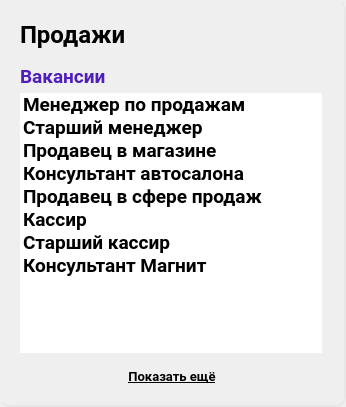
          <widget class="QFrame" name="cluster">
           <property name="minimumSize">
            <size>
             <width>346</width>
             <height>407</height>
            </size>
           </property>
           <property name="maximumSize">
            <size>
             <width>346</width>
             <height>407</height>
            </size>
           </property>
           <property name="styleSheet">
            <string notr="true">QFrame {
	border-right: 2px solid #E7E7E7;
	border-bottom: 2px solid #E7E7E7;
	border-radius: 10px;
}</string>
           </property>
           <layout class="QVBoxLayout" name="verticalLayout_2">
            <property name="spacing">
             <number>15</number>
            </property>
            <property name="leftMargin">
             <number>20</number>
            </property>
            <property name="topMargin">
             <number>20</number>
            </property>
            <property name="rightMargin">
             <number>20</number>
            </property>
            <property name="bottomMargin">
             <number>20</number>
            </property>
            <item>
             <layout class="QHBoxLayout" name="clusterButtons">
              <item>
               <widget class="QLabel" name="clusterName">
                <property name="minimumSize">
                 <size>
                  <width>248</width>
                  <height>0</height>
                 </size>
                </property>
                <property name="palette">
                 <palette>
                  <active>
                   <colorrole role="WindowText">
                    <brush brushstyle="SolidPattern">
                     <color alpha="255">
                      <red>1</red>
                      <green>1</green>
                      <blue>1</blue>
                     </color>
                    </brush>
                   </colorrole>
                   <colorrole role="Button">
                    <brush brushstyle="SolidPattern">
                     <color alpha="255">
                      <red>255</red>
                      <green>255</green>
                      <blue>255</blue>
                     </color>
                    </brush>
                   </colorrole>
                   <colorrole role="Base">
                    <brush brushstyle="SolidPattern">
                     <color alpha="255">
                      <red>255</red>
                      <green>255</green>
                      <blue>255</blue>
                     </color>
                    </brush>
                   </colorrole>
                   <colorrole role="Window">
                    <brush brushstyle="SolidPattern">
                     <color alpha="255">
                      <red>255</red>
                      <green>255</green>
                      <blue>255</blue>
                     </color>
                    </brush>
                   </colorrole>
                  </active>
                  <inactive>
                   <colorrole role="WindowText">
                    <brush brushstyle="SolidPattern">
                     <color alpha="255">
                      <red>1</red>
                      <green>1</green>
                      <blue>1</blue>
                     </color>
                    </brush>
                   </colorrole>
                   <colorrole role="Button">
                    <brush brushstyle="SolidPattern">
                     <color alpha="255">
                      <red>255</red>
                      <green>255</green>
                      <blue>255</blue>
                     </color>
                    </brush>
                   </colorrole>
                   <colorrole role="Base">
                    <brush brushstyle="SolidPattern">
                     <color alpha="255">
                      <red>255</red>
                      <green>255</green>
                      <blue>255</blue>
                     </color>
                    </brush>
                   </colorrole>
                   <colorrole role="Window">
                    <brush brushstyle="SolidPattern">
                     <color alpha="255">
                      <red>255</red>
                      <green>255</green>
                      <blue>255</blue>
                     </color>
                    </brush>
                   </colorrole>
                  </inactive>
                  <disabled>
                   <colorrole role="WindowText">
                    <brush brushstyle="SolidPattern">
                     <color alpha="255">
                      <red>120</red>
                      <green>120</green>
                      <blue>120</blue>
                     </color>
                    </brush>
                   </colorrole>
                   <colorrole role="Button">
                    <brush brushstyle="SolidPattern">
                     <color alpha="255">
                      <red>255</red>
                      <green>255</green>
                      <blue>255</blue>
                     </color>
                    </brush>
                   </colorrole>
                   <colorrole role="Base">
                    <brush brushstyle="SolidPattern">
                     <color alpha="255">
                      <red>255</red>
                      <green>255</green>
                      <blue>255</blue>
                     </color>
                    </brush>
                   </colorrole>
                   <colorrole role="Window">
                    <brush brushstyle="SolidPattern">
                     <color alpha="255">
                      <red>255</red>
                      <green>255</green>
                      <blue>255</blue>
                     </color>
                    </brush>
                   </colorrole>
                  </disabled>
                 </palette>
                </property>
                <property name="font">
                 <font>
                  <family>Roboto</family>
                  <pointsize>18</pointsize>
                  <weight>75</weight>
                  <italic>false</italic>
                  <bold>true</bold>
                  <kerning>true</kerning>
                 </font>
                </property>
                <property name="styleSheet">
                 <string notr="true">border: none;</string>
                </property>
                <property name="text">
                 <string>Продажи</string>
                </property>
               </widget>
              </item>
              <item>
               <layout class="QHBoxLayout" name="buttons">
                <property name="spacing">
                 <number>10</number>
                </property>
                <item>
                 <widget class="QPushButton" name="pushButtonRedact">
                  <property name="minimumSize">
                   <size>
                    <width>24</width>
                    <height>24</height>
                   </size>
                  </property>
                  <property name="maximumSize">
                   <size>
                    <width>24</width>
                    <height>24</height>
                   </size>
                  </property>
                  <property name="styleSheet">
                   <string notr="true">QAbstractButton {
	border: none;
	image: url(:/Icons/Icons And Logo/Edit_grey.png);
}

QAbstractButton:hover {
	image: url(:/Icons/Icons And Logo/Edit_purple.png);
}</string>
                  </property>
                  <property name="text">
                   <string/>
                  </property>
                  <property name="iconSize">
                   <size>
                    <width>24</width>
                    <height>24</height>
                   </size>
                  </property>
                  <property name="shortcut">
                   <string/>
                  </property>
                 </widget>
                </item>
                <item>
                 <widget class="QPushButton" name="pushButtonDelete">
                  <property name="minimumSize">
                   <size>
                    <width>24</width>
                    <height>24</height>
                   </size>
                  </property>
                  <property name="maximumSize">
                   <size>
                    <width>24</width>
                    <height>24</height>
                   </size>
                  </property>
                  <property name="styleSheet">
                   <string notr="true">QAbstractButton {
	border: none;
	image: url(:/Icons/Icons And Logo/Trash_grey.png);
}

QAbstractButton:hover {
	image: url(:/Icons/Icons And Logo/Trash_purple.png);
}</string>
                  </property>
                  <property name="text">
                   <string/>
                  </property>
                  <property name="iconSize">
                   <size>
                    <width>24</width>
                    <height>24</height>
                   </size>
                  </property>
                  <property name="shortcut">
                   <string/>
                  </property>
                 </widget>
                </item>
               </layout>
              </item>
             </layout>
            </item>
            <item>
             <layout class="QVBoxLayout" name="verticalLayout">
              <property name="spacing">
               <number>5</number>
              </property>
              <item>
               <widget class="QLabel" name="vacancy">
                <property name="palette">
                 <palette>
                  <active>
                   <colorrole role="WindowText">
                    <brush brushstyle="SolidPattern">
                     <color alpha="255">
                      <red>80</red>
                      <green>30</green>
                      <blue>188</blue>
                     </color>
                    </brush>
                   </colorrole>
                   <colorrole role="Button">
                    <brush brushstyle="SolidPattern">
                     <color alpha="255">
                      <red>255</red>
                      <green>255</green>
                      <blue>255</blue>
                     </color>
                    </brush>
                   </colorrole>
                   <colorrole role="Text">
                    <brush brushstyle="SolidPattern">
                     <color alpha="255">
                      <red>80</red>
                      <green>30</green>
                      <blue>188</blue>
                     </color>
                    </brush>
                   </colorrole>
                   <colorrole role="Base">
                    <brush brushstyle="SolidPattern">
                     <color alpha="255">
                      <red>255</red>
                      <green>255</green>
                      <blue>255</blue>
                     </color>
                    </brush>
                   </colorrole>
                   <colorrole role="Window">
                    <brush brushstyle="SolidPattern">
                     <color alpha="255">
                      <red>255</red>
                      <green>255</green>
                      <blue>255</blue>
                     </color>
                    </brush>
                   </colorrole>
                  </active>
                  <inactive>
                   <colorrole role="WindowText">
                    <brush brushstyle="SolidPattern">
                     <color alpha="255">
                      <red>80</red>
                      <green>30</green>
                      <blue>188</blue>
                     </color>
                    </brush>
                   </colorrole>
                   <colorrole role="Button">
                    <brush brushstyle="SolidPattern">
                     <color alpha="255">
                      <red>255</red>
                      <green>255</green>
                      <blue>255</blue>
                     </color>
                    </brush>
                   </colorrole>
                   <colorrole role="Text">
                    <brush brushstyle="SolidPattern">
                     <color alpha="255">
                      <red>80</red>
                      <green>30</green>
                      <blue>188</blue>
                     </color>
                    </brush>
                   </colorrole>
                   <colorrole role="Base">
                    <brush brushstyle="SolidPattern">
                     <color alpha="255">
                      <red>255</red>
                      <green>255</green>
                      <blue>255</blue>
                     </color>
                    </brush>
                   </colorrole>
                   <colorrole role="Window">
                    <brush brushstyle="SolidPattern">
                     <color alpha="255">
                      <red>255</red>
                      <green>255</green>
                      <blue>255</blue>
                     </color>
                    </brush>
                   </colorrole>
                  </inactive>
                  <disabled>
                   <colorrole role="WindowText">
                    <brush brushstyle="SolidPattern">
                     <color alpha="255">
                      <red>120</red>
                      <green>120</green>
                      <blue>120</blue>
                     </color>
                    </brush>
                   </colorrole>
                   <colorrole role="Button">
                    <brush brushstyle="SolidPattern">
                     <color alpha="255">
                      <red>255</red>
                      <green>255</green>
                      <blue>255</blue>
                     </color>
                    </brush>
                   </colorrole>
                   <colorrole role="Text">
                    <brush brushstyle="SolidPattern">
                     <color alpha="255">
                      <red>120</red>
                      <green>120</green>
                      <blue>120</blue>
                     </color>
                    </brush>
                   </colorrole>
                   <colorrole role="Base">
                    <brush brushstyle="SolidPattern">
                     <color alpha="255">
                      <red>255</red>
                      <green>255</green>
                      <blue>255</blue>
                     </color>
                    </brush>
                   </colorrole>
                   <colorrole role="Window">
                    <brush brushstyle="SolidPattern">
                     <color alpha="255">
                      <red>255</red>
                      <green>255</green>
                      <blue>255</blue>
                     </color>
                    </brush>
                   </colorrole>
                  </disabled>
                 </palette>
                </property>
                <property name="font">
                 <font>
                  <family>Roboto</family>
                  <pointsize>14</pointsize>
                  <weight>75</weight>
                  <bold>true</bold>
                 </font>
                </property>
                <property name="styleSheet">
                 <string notr="true">border: none;</string>
                </property>
                <property name="text">
                 <string>Вакансии</string>
                </property>
               </widget>
              </item>
              <item>
               <widget class="QListWidget" name="listWidget">
                <property name="minimumSize">
                 <size>
                  <width>302</width>
                  <height>260</height>
                 </size>
                </property>
                <property name="maximumSize">
                 <size>
                  <width>302</width>
                  <height>260</height>
                 </size>
                </property>
                <property name="palette">
                 <palette>
                  <active>
                   <colorrole role="Button">
                    <brush brushstyle="SolidPattern">
                     <color alpha="255">
                      <red>255</red>
                      <green>255</green>
                      <blue>255</blue>
                     </color>
                    </brush>
                   </colorrole>
                   <colorrole role="Base">
                    <brush brushstyle="SolidPattern">
                     <color alpha="255">
                      <red>255</red>
                      <green>255</green>
                      <blue>255</blue>
                     </color>
                    </brush>
                   </colorrole>
                   <colorrole role="Window">
                    <brush brushstyle="SolidPattern">
                     <color alpha="255">
                      <red>255</red>
                      <green>255</green>
                      <blue>255</blue>
                     </color>
                    </brush>
                   </colorrole>
                  </active>
                  <inactive>
                   <colorrole role="Button">
                    <brush brushstyle="SolidPattern">
                     <color alpha="255">
                      <red>255</red>
                      <green>255</green>
                      <blue>255</blue>
                     </color>
                    </brush>
                   </colorrole>
                   <colorrole role="Base">
                    <brush brushstyle="SolidPattern">
                     <color alpha="255">
                      <red>255</red>
                      <green>255</green>
                      <blue>255</blue>
                     </color>
                    </brush>
                   </colorrole>
                   <colorrole role="Window">
                    <brush brushstyle="SolidPattern">
                     <color alpha="255">
                      <red>255</red>
                      <green>255</green>
                      <blue>255</blue>
                     </color>
                    </brush>
                   </colorrole>
                  </inactive>
                  <disabled>
                   <colorrole role="Button">
                    <brush brushstyle="SolidPattern">
                     <color alpha="255">
                      <red>255</red>
                      <green>255</green>
                      <blue>255</blue>
                     </color>
                    </brush>
                   </colorrole>
                   <colorrole role="Base">
                    <brush brushstyle="SolidPattern">
                     <color alpha="255">
                      <red>255</red>
                      <green>255</green>
                      <blue>255</blue>
                     </color>
                    </brush>
                   </colorrole>
                   <colorrole role="Window">
                    <brush brushstyle="SolidPattern">
                     <color alpha="255">
                      <red>255</red>
                      <green>255</green>
                      <blue>255</blue>
                     </color>
                    </brush>
                   </colorrole>
                  </disabled>
                 </palette>
                </property>
                <property name="font">
                 <font>
                  <family>Roboto</family>
                  <pointsize>14</pointsize>
                  <weight>75</weight>
                  <bold>true</bold>
                 </font>
                </property>
                <property name="styleSheet">
                 <string notr="true">QWidget {
	border: none;
}

QScrollBar:vertical {
	border: none;
    background: #E7E7E7;
    width: 14px;
    margin: 15px 0 15px 0;
	border-radius: 0px;
 }

QScrollBar::handle:vertical {	
	background-color: #5B5B5B;
	min-height: 30px;
	border-radius: 7px;
}

QScrollBar::handle:vertical:hover{	
	background-color: #501EBC;
}

QScrollBar::sub-line:vertical {
	border: none;
	background-color: #5B5B5B;
	height: 15px;
	border-top-left-radius: 7px;
	border-top-right-radius: 7px;
	border-bottom-left-radius: 3px;
	border-bottom-right-radius: 3px;
	subcontrol-position: top;
	subcontrol-origin: margin;
}

QScrollBar::sub-line:vertical:hover {	
	background-color: #501EBC;
}

QScrollBar::add-line:vertical {
	border: none;
	background-color: #5B5B5B;
	height: 15px;
	border-top-left-radius: 3px;
	border-top-right-radius: 3px;
	border-bottom-left-radius: 7px;
	border-bottom-right-radius: 7px;
	subcontrol-position: bottom;
	subcontrol-origin: margin;
}

QScrollBar::add-line:vertical:hover {	
	background-color: #501EBC;
}

QScrollBar::up-arrow:vertical, QScrollBar::down-arrow:vertical {
	background: none;
}

QScrollBar::add-page:vertical, QScrollBar::sub-page:vertical {
	background: none;
}</string>
                </property>
                <property name="editTriggers">
                 <set>QAbstractItemView::NoEditTriggers</set>
                </property>
                <property name="showDropIndicator" stdset="0">
                 <bool>false</bool>
                </property>
                <property name="selectionMode">
                 <enum>QAbstractItemView::NoSelection</enum>
                </property>
                <property name="selectionBehavior">
                 <enum>QAbstractItemView::SelectItems</enum>
                </property>
                <property name="layoutMode">
                 <enum>QListView::SinglePass</enum>
                </property>
                <property name="spacing">
                 <number>4</number>
                </property>
                <item>
                 <property name="text">
                  <string>Менеджер по продажам</string>
                 </property>
                </item>
                <item>
                 <property name="text">
                  <string>Старший менеджер</string>
                 </property>
                </item>
                <item>
                 <property name="text">
                  <string>Продавец в магазине</string>
                 </property>
                </item>
                <item>
                 <property name="text">
                  <string>Консультант автосалона</string>
                 </property>
                </item>
                <item>
                 <property name="text">
                  <string>Продавец в сфере продаж</string>
                 </property>
                </item>
                <item>
                 <property name="text">
                  <string>Кассир</string>
                 </property>
                </item>
                <item>
                 <property name="text">
                  <string>Старший кассир</string>
                 </property>
                </item>
                <item>
                 <property name="text">
                  <string>Консультант Магнит</string>
                 </property>
                </item>
               </widget>
              </item>
             </layout>
            </item>
            <item alignment="Qt::AlignHCenter">
             <widget class="QPushButton" name="pushButtonMore">
              <property name="sizePolicy">
               <sizepolicy hsizetype="Fixed" vsizetype="Fixed">
                <horstretch>0</horstretch>
                <verstretch>0</verstretch>
               </sizepolicy>
              </property>
              <property name="minimumSize">
               <size>
                <width>0</width>
                <height>0</height>
               </size>
              </property>
              <property name="palette">
               <palette>
                <active>
                 <colorrole role="WindowText">
                  <brush brushstyle="SolidPattern">
                   <color alpha="255">
                    <red>1</red>
                    <green>1</green>
                    <blue>1</blue>
                   </color>
                  </brush>
                 </colorrole>
                 <colorrole role="Button">
                  <brush brushstyle="SolidPattern">
                   <color alpha="255">
                    <red>255</red>
                    <green>255</green>
                    <blue>255</blue>
                   </color>
                  </brush>
                 </colorrole>
                 <colorrole role="Text">
                  <brush brushstyle="SolidPattern">
                   <color alpha="255">
                    <red>1</red>
                    <green>1</green>
                    <blue>1</blue>
                   </color>
                  </brush>
                 </colorrole>
                 <colorrole role="ButtonText">
                  <brush brushstyle="SolidPattern">
                   <color alpha="255">
                    <red>1</red>
                    <green>1</green>
                    <blue>1</blue>
                   </color>
                  </brush>
                 </colorrole>
                 <colorrole role="Base">
                  <brush brushstyle="SolidPattern">
                   <color alpha="255">
                    <red>255</red>
                    <green>255</green>
                    <blue>255</blue>
                   </color>
                  </brush>
                 </colorrole>
                 <colorrole role="Window">
                  <brush brushstyle="SolidPattern">
                   <color alpha="255">
                    <red>255</red>
                    <green>255</green>
                    <blue>255</blue>
                   </color>
                  </brush>
                 </colorrole>
                </active>
                <inactive>
                 <colorrole role="WindowText">
                  <brush brushstyle="SolidPattern">
                   <color alpha="255">
                    <red>1</red>
                    <green>1</green>
                    <blue>1</blue>
                   </color>
                  </brush>
                 </colorrole>
                 <colorrole role="Button">
                  <brush brushstyle="SolidPattern">
                   <color alpha="255">
                    <red>255</red>
                    <green>255</green>
                    <blue>255</blue>
                   </color>
                  </brush>
                 </colorrole>
                 <colorrole role="Text">
                  <brush brushstyle="SolidPattern">
                   <color alpha="255">
                    <red>1</red>
                    <green>1</green>
                    <blue>1</blue>
                   </color>
                  </brush>
                 </colorrole>
                 <colorrole role="ButtonText">
                  <brush brushstyle="SolidPattern">
                   <color alpha="255">
                    <red>1</red>
                    <green>1</green>
                    <blue>1</blue>
                   </color>
                  </brush>
                 </colorrole>
                 <colorrole role="Base">
                  <brush brushstyle="SolidPattern">
                   <color alpha="255">
                    <red>255</red>
                    <green>255</green>
                    <blue>255</blue>
                   </color>
                  </brush>
                 </colorrole>
                 <colorrole role="Window">
                  <brush brushstyle="SolidPattern">
                   <color alpha="255">
                    <red>255</red>
                    <green>255</green>
                    <blue>255</blue>
                   </color>
                  </brush>
                 </colorrole>
                </inactive>
                <disabled>
                 <colorrole role="WindowText">
                  <brush brushstyle="SolidPattern">
                   <color alpha="255">
                    <red>1</red>
                    <green>1</green>
                    <blue>1</blue>
                   </color>
                  </brush>
                 </colorrole>
                 <colorrole role="Button">
                  <brush brushstyle="SolidPattern">
                   <color alpha="255">
                    <red>255</red>
                    <green>255</green>
                    <blue>255</blue>
                   </color>
                  </brush>
                 </colorrole>
                 <colorrole role="Text">
                  <brush brushstyle="SolidPattern">
                   <color alpha="255">
                    <red>1</red>
                    <green>1</green>
                    <blue>1</blue>
                   </color>
                  </brush>
                 </colorrole>
                 <colorrole role="ButtonText">
                  <brush brushstyle="SolidPattern">
                   <color alpha="255">
                    <red>1</red>
                    <green>1</green>
                    <blue>1</blue>
                   </color>
                  </brush>
                 </colorrole>
                 <colorrole role="Base">
                  <brush brushstyle="SolidPattern">
                   <color alpha="255">
                    <red>255</red>
                    <green>255</green>
                    <blue>255</blue>
                   </color>
                  </brush>
                 </colorrole>
                 <colorrole role="Window">
                  <brush brushstyle="SolidPattern">
                   <color alpha="255">
                    <red>255</red>
                    <green>255</green>
                    <blue>255</blue>
                   </color>
                  </brush>
                 </colorrole>
                </disabled>
               </palette>
              </property>
              <property name="font">
               <font>
                <family>Roboto</family>
                <pointsize>10</pointsize>
                <weight>75</weight>
                <bold>true</bold>
                <underline>true</underline>
               </font>
              </property>
              <property name="styleSheet">
               <string notr="true">QAbstractButton {
	border: none;
	color: #010101;
}

QAbstractButton:hover {
	color: #501EBC;
}</string>
              </property>
              <property name="text">
               <string>Показать ещё</string>
              </property>
             </widget>
            </item>
           </layout>
          </widget>
